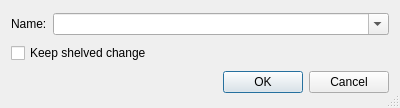
<?xml version="1.0" encoding="UTF-8"?>
<ui version="4.0">
 <class>HgUnshelveDataDialog</class>
 <widget class="QDialog" name="HgUnshelveDataDialog">
  <property name="geometry">
   <rect>
    <x>0</x>
    <y>0</y>
    <width>400</width>
    <height>108</height>
   </rect>
  </property>
  <property name="windowTitle">
   <string>Mercurial Unshelve</string>
  </property>
  <property name="sizeGripEnabled">
   <bool>true</bool>
  </property>
  <layout class="QGridLayout" name="gridLayout">
   <item row="0" column="0">
    <widget class="QLabel" name="label">
     <property name="text">
      <string>Name:</string>
     </property>
    </widget>
   </item>
   <item row="0" column="1">
    <widget class="QComboBox" name="nameComboBox">
     <property name="sizePolicy">
      <sizepolicy hsizetype="Expanding" vsizetype="Fixed">
       <horstretch>0</horstretch>
       <verstretch>0</verstretch>
      </sizepolicy>
     </property>
     <property name="toolTip">
      <string>Enter the name of the shelve</string>
     </property>
     <property name="editable">
      <bool>true</bool>
     </property>
    </widget>
   </item>
   <item row="1" column="0" colspan="2">
    <widget class="QCheckBox" name="keepCheckBox">
     <property name="toolTip">
      <string>Select to keep the shelved change</string>
     </property>
     <property name="text">
      <string>Keep shelved change</string>
     </property>
    </widget>
   </item>
   <item row="2" column="0" colspan="2">
    <widget class="QDialogButtonBox" name="buttonBox">
     <property name="orientation">
      <enum>Qt::Horizontal</enum>
     </property>
     <property name="standardButtons">
      <set>QDialogButtonBox::Cancel|QDialogButtonBox::Ok</set>
     </property>
    </widget>
   </item>
  </layout>
 </widget>
 <tabstops>
  <tabstop>nameComboBox</tabstop>
  <tabstop>keepCheckBox</tabstop>
  <tabstop>buttonBox</tabstop>
 </tabstops>
 <resources/>
 <connections>
  <connection>
   <sender>buttonBox</sender>
   <signal>accepted()</signal>
   <receiver>HgUnshelveDataDialog</receiver>
   <slot>accept()</slot>
   <hints>
    <hint type="sourcelabel">
     <x>248</x>
     <y>254</y>
    </hint>
    <hint type="destinationlabel">
     <x>157</x>
     <y>274</y>
    </hint>
   </hints>
  </connection>
  <connection>
   <sender>buttonBox</sender>
   <signal>rejected()</signal>
   <receiver>HgUnshelveDataDialog</receiver>
   <slot>reject()</slot>
   <hints>
    <hint type="sourcelabel">
     <x>316</x>
     <y>260</y>
    </hint>
    <hint type="destinationlabel">
     <x>286</x>
     <y>274</y>
    </hint>
   </hints>
  </connection>
 </connections>
</ui>
